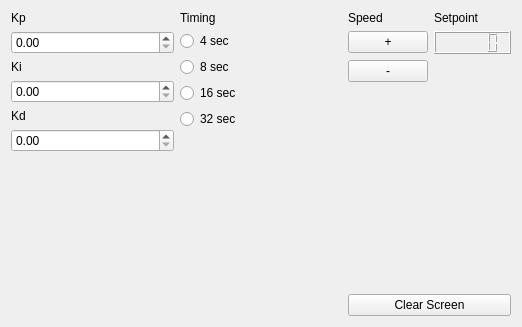
<?xml version="1.0" encoding="UTF-8"?>
<ui version="4.0">
 <class>DCControlWidget</class>
 <widget class="QWidget" name="DCControlWidget">
  <property name="geometry">
   <rect>
    <x>0</x>
    <y>0</y>
    <width>522</width>
    <height>327</height>
   </rect>
  </property>
  <property name="windowTitle">
   <string>Form</string>
  </property>
  <layout class="QHBoxLayout" name="layout">
   <item>
    <layout class="QVBoxLayout" name="pidLayout">
     <item>
      <widget class="QLabel" name="labelKp">
       <property name="text">
        <string>Kp</string>
       </property>
      </widget>
     </item>
     <item>
      <widget class="QDoubleSpinBox" name="spinBoxKp"/>
     </item>
     <item>
      <widget class="QLabel" name="labelKi">
       <property name="text">
        <string>Ki</string>
       </property>
      </widget>
     </item>
     <item>
      <widget class="QDoubleSpinBox" name="spinBoxKi"/>
     </item>
     <item>
      <widget class="QLabel" name="labelKd">
       <property name="text">
        <string>Kd</string>
       </property>
      </widget>
     </item>
     <item>
      <widget class="QDoubleSpinBox" name="spinBoxKd"/>
     </item>
     <item>
      <spacer name="verticalSpacer_8">
       <property name="orientation">
        <enum>Qt::Vertical</enum>
       </property>
       <property name="sizeHint" stdset="0">
        <size>
         <width>20</width>
         <height>40</height>
        </size>
       </property>
      </spacer>
     </item>
    </layout>
   </item>
   <item>
    <layout class="QVBoxLayout" name="timingsLayout">
     <item>
      <widget class="QLabel" name="timingLabel">
       <property name="text">
        <string>Timing</string>
       </property>
      </widget>
     </item>
     <item>
      <widget class="QRadioButton" name="radio4">
       <property name="text">
        <string>4 sec</string>
       </property>
       <attribute name="buttonGroup">
        <string notr="true">timingsGroup</string>
       </attribute>
      </widget>
     </item>
     <item>
      <widget class="QRadioButton" name="radio8">
       <property name="text">
        <string>8 sec</string>
       </property>
       <attribute name="buttonGroup">
        <string notr="true">timingsGroup</string>
       </attribute>
      </widget>
     </item>
     <item>
      <widget class="QRadioButton" name="radio16">
       <property name="text">
        <string>16 sec</string>
       </property>
       <attribute name="buttonGroup">
        <string notr="true">timingsGroup</string>
       </attribute>
      </widget>
     </item>
     <item>
      <widget class="QRadioButton" name="radio32">
       <property name="text">
        <string>32 sec</string>
       </property>
       <attribute name="buttonGroup">
        <string notr="true">timingsGroup</string>
       </attribute>
      </widget>
     </item>
     <item>
      <spacer name="verticalSpacer">
       <property name="orientation">
        <enum>Qt::Vertical</enum>
       </property>
       <property name="sizeHint" stdset="0">
        <size>
         <width>20</width>
         <height>40</height>
        </size>
       </property>
      </spacer>
     </item>
    </layout>
   </item>
   <item>
    <layout class="QGridLayout" name="speedLayout">
     <item row="1" column="0">
      <widget class="QPushButton" name="clearScreenButton">
       <property name="text">
        <string>Clear Screen</string>
       </property>
      </widget>
     </item>
     <item row="0" column="0">
      <layout class="QGridLayout" name="speedControlsLayout">
       <item row="0" column="0">
        <widget class="QLabel" name="speedLabel">
         <property name="text">
          <string>Speed</string>
         </property>
        </widget>
       </item>
       <item row="2" column="0">
        <widget class="QPushButton" name="minusButton">
         <property name="text">
          <string>-</string>
         </property>
        </widget>
       </item>
       <item row="0" column="1">
        <widget class="QLabel" name="setpointLabel">
         <property name="text">
          <string>Setpoint</string>
         </property>
        </widget>
       </item>
       <item row="1" column="1">
        <widget class="QLCDNumber" name="setpointLcd"/>
       </item>
       <item row="1" column="0">
        <widget class="QPushButton" name="plusButton">
         <property name="text">
          <string>+</string>
         </property>
        </widget>
       </item>
       <item row="3" column="0">
        <spacer name="verticalSpacer_2">
         <property name="orientation">
          <enum>Qt::Vertical</enum>
         </property>
         <property name="sizeHint" stdset="0">
          <size>
           <width>20</width>
           <height>40</height>
          </size>
         </property>
        </spacer>
       </item>
      </layout>
     </item>
    </layout>
   </item>
  </layout>
 </widget>
 <tabstops>
  <tabstop>radio4</tabstop>
  <tabstop>spinBoxKd</tabstop>
  <tabstop>spinBoxKi</tabstop>
  <tabstop>spinBoxKp</tabstop>
  <tabstop>radio16</tabstop>
  <tabstop>radio32</tabstop>
  <tabstop>radio8</tabstop>
 </tabstops>
 <resources/>
 <connections/>
 <buttongroups>
  <buttongroup name="timingsGroup"/>
 </buttongroups>
</ui>
